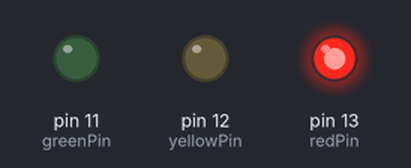
Simulated run of this sketch. Board: Arduino Uno, built with avr-gcc and run on an emulated ATmega328P. Shown: output pins drawn as LEDs (lit = HIGH).

Above: at 0.5 s.
At 2.5 s:
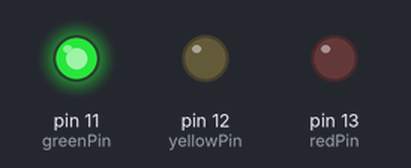
At 3.5 s:
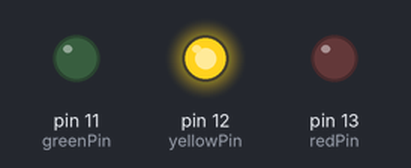
Timing chart, 0 to 5.2 s (numbered marks = the images above):
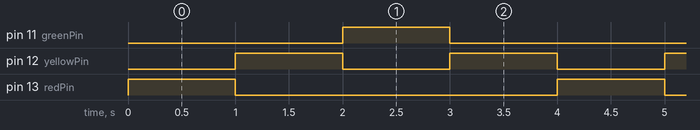

Measured:
- by itself, pin 11 (greenPin), pin 13 (redPin): alternates HIGH for 1.0 s and LOW for 3.0 s
- by itself, pin 12 (yellowPin): alternates HIGH for 1.0 s and LOW for 1.0 s
- by itself, everything shown: repeats every 4.0 s, in 4 steps

The sketch:

semaphore.ino
```cpp
/*
  Проект "Миготливий знак пішохідного переходу"
*/
/* Миготіння  LED світлодіоду  покращує бачення знаку
  Включає і вимикає LED світлодіод , приєднаний
  до виходу 12 на модулі Arduino, з інтервалом в 2 секунди
*/
int redPin = 13;//задаємо порт підключення. Це означає,що світлодіод LED      //приєднаний до  цифрового виходу 12
int yellowPin = 12;
int greenPin = 11;
void setup ()    //  Встановлюємо режим роботи цифрового виходу 12
{
  pinMode (redPin, OUTPUT);// Встановлюємо контакт 12 як вихід(OUTPUT)
  pinMode (yellowPin, OUTPUT);
  pinMode (greenPin, OUTPUT);
}

void light_up(int pin, int d)
{
    digitalWrite (pin, HIGH); // вмикаємо LED,на контакт 12
    //подаєтья високий рівень//напруги 5В
    delay (d);    // пауза 1 секунда, під час якої світлодіод LED //світиться
    digitalWrite (pin, LOW);// вимикаємо світлодіод LED, на контакт 12
}

// виконання програми
void loop ()
{
  while(true){
    light_up(redPin, 1000);
    light_up(yellowPin, 1000);
    light_up(greenPin, 1000);
    light_up(yellowPin, 1000);
  }
}
```
